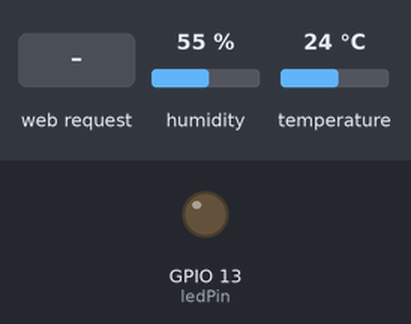
Recording of a sketch running on a simulated ESP8266 (NodeMCU). Parts: output pins drawn as LEDs (lit = HIGH). Inputs (shaded band) come from the test bench; at power-on: humidity 55 %, temperature 24 °C. WiFi joins after 1.5 s; servers stay silent unless stated; what the sketch prints to the serial monitor is not drawn.

Above: at 2.7 s.
2.8 s: HTTP request GET /LED=ON received
At 3.1 s:
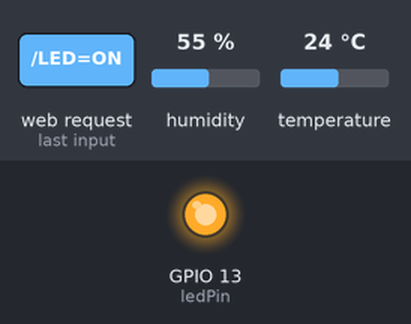
4.3 s: HTTP request GET /LED=OFF received
At 5.4 s:
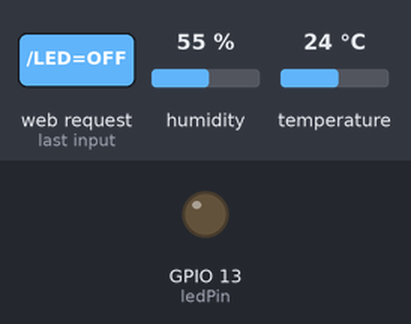
Timing chart, 0 to 7.3 s (numbered marks = the images above; inputs shaded):
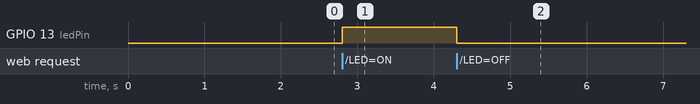

Measured:
- after the input at 2.8 s, GPIO 13 (ledPin): LOW → HIGH at once
- after the input at 4.3 s, GPIO 13 (ledPin): HIGH → LOW at once

The sketch:

WiFiServer_with_sensor.ino
```cpp
#include <ESP8266WiFi.h>
#include "DHT.h"
#include "time.h"
#define DHTTYPE DHT11

const int DHTPin = 5; // D1
const int ledPin = 13; // D7
const char* ssid = "Dom";
const char* password = "Monikasu123456";
float t [1] = {};
float h [1] ={};
DHT dht(DHTPin, DHTTYPE);
WiFiServer server(80);

void setup() {
  Serial.begin(115200);
  dht.begin();
  delay(10);
  pinMode(ledPin, OUTPUT);
  digitalWrite(ledPin, LOW);

  Serial.println();
  Serial.println();
  Serial.print("Connecting to ");
  Serial.println(ssid);

  WiFi.begin(ssid, password);

  while (WiFi.status() != WL_CONNECTED) {
    delay(500);
    Serial.print(".");
  }
  Serial.println("");
  Serial.println("WiFi connected");

  // Start the server
  server.begin();
  Serial.println("Server started");

  // Print the IP address
  Serial.print("Use this URL to connect: ");
  Serial.print("http://");
  Serial.print(WiFi.localIP());
  Serial.println("/");

}

void loop() {
  float te = dht.readTemperature();
  float hu = dht.readHumidity();

  if (isnan(te) || isnan(hu)) {
    Serial.println(" No Data comin :( ");
    delay(50);
  } else {
    t[0] = te;
    h[0] = hu;
    Serial.println(" Receiving Data!");
  }

  WiFiClient client = server.available();
  if (!client) {
    return;
  }

  Serial.println("new client");
  while(!client.available()){
    delay(1);
  }

  String request = client.readStringUntil('\r');
  Serial.println(request);
  client.flush();

  int value = LOW;
  if (request.indexOf("/LED=ON") != -1)  {
    digitalWrite(ledPin, HIGH);
    value = HIGH;
  }
  if (request.indexOf("/LED=OFF") != -1)  {
    digitalWrite(ledPin, LOW);
    value = LOW;
  }
  if (request.indexOf("/REFRESH") != -1) {
  }

  client.println("HTTP/1.1 200 OK");
  client.println("Content-Type: text/html");
  client.println(""); //  do not forget this one
  client.println("<!DOCTYPE HTML>");
  client.println("<html>");

  client.print("Led pin is now: ");

  if(value == HIGH) {
    client.print("On");
  } else {
    client.print("Off");
  };

  client.println("<br>");
  client.println("<a href=\"/LED=ON\"\"><button>Turn On </button></a>");
  client.println("<a href=\"/LED=OFF\"\"><button>Turn Off </button></a><br />");

  client.println("<br>Temperature: ");
  client.print(t[0]);
  client.print("*C</br>");
  client.println("<br>Humidity: ");
  client.print(h[0]);
  client.print(" %   </br");
  client.println("<br><a href=\"/REFRESH\"\"><button>Refresh</button></a><br />");
  client.println("</html>");

  delay(1);
  Serial.println("Client disonnected");
  Serial.println("");

}
```
